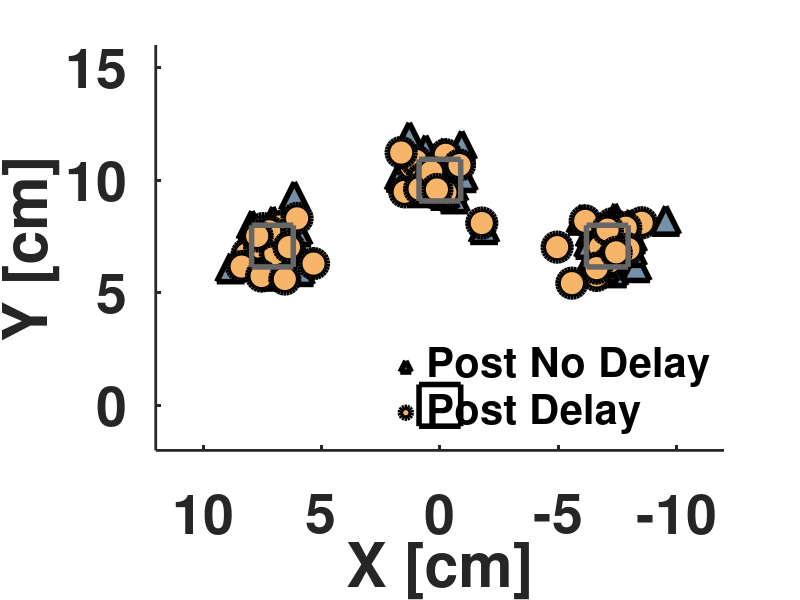
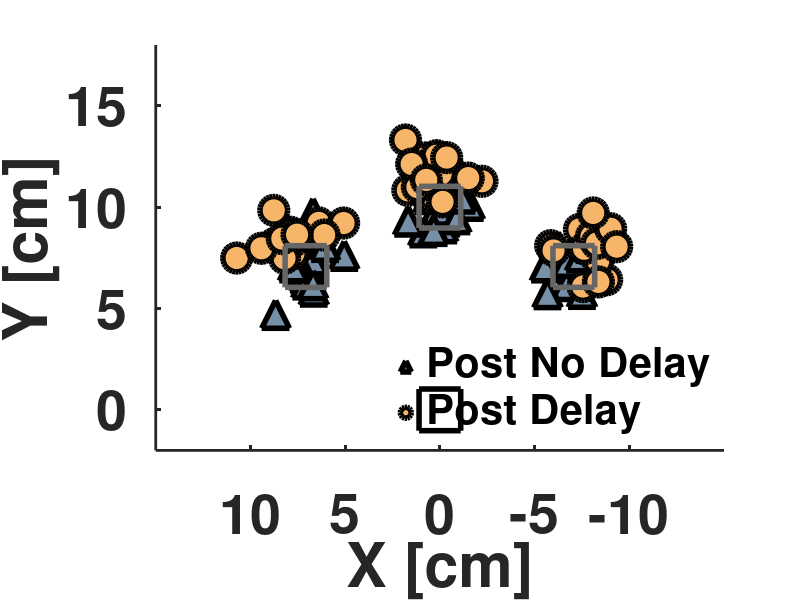
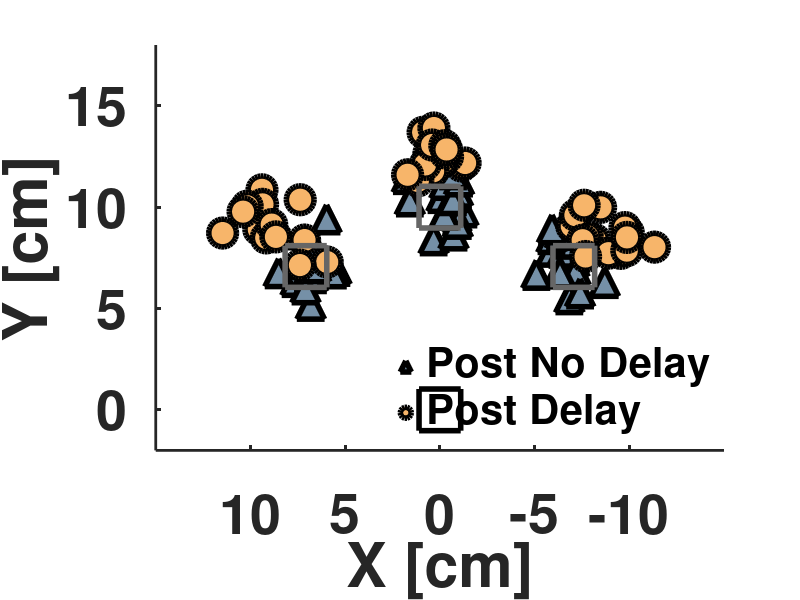
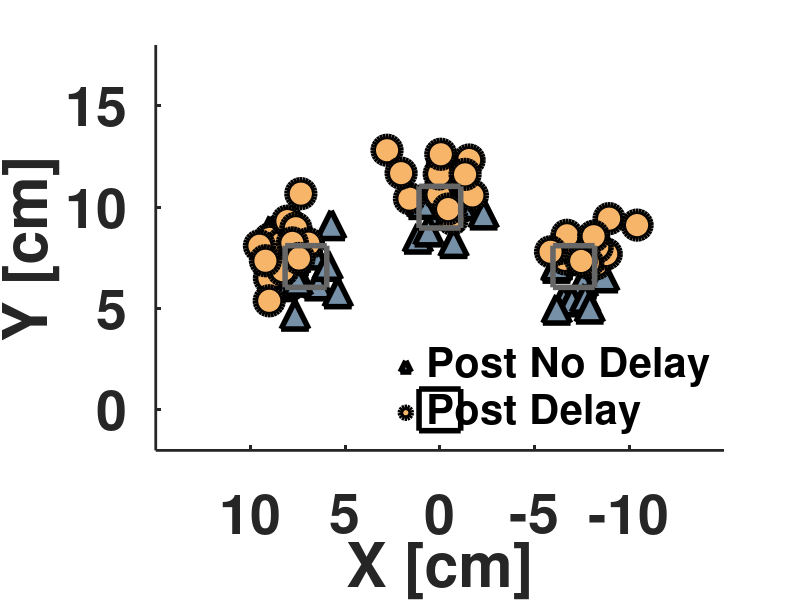

Write the MATLAB code that produced these figures, in order.
clc;
clear;
close all;

T=0.3; % movement duration
dt=0.001;
t=0:dt:T;
            
x0=0;
y0=0;

XF=[-10*cos(pi/4) 0 10*cos(pi/4)]; % Targets' x coordinates
YF=[10*cos(pi/4) 10 10*cos(pi/4)]; % Targets' y coordinates

NoiseSTD=1;
ShiftX=[-1.0607 0 1.0607]; % Spatial shift- x coordinates
ShiftY=[1.0607 1.5 1.0607]; % Spatial shift- y coordinates
for i=1:15
    for j=1:3
            xf_NoDelay=XF(j)+normrnd(0,NoiseSTD);
            yf_NoDelay=YF(j)+normrnd(0,NoiseSTD);
        
            xf=XF(j)+normrnd(0,NoiseSTD);
            yf=YF(j)+normrnd(0,NoiseSTD);
            
            % Reaching movements according to the minimum jerk model (Flash
            % and Hogan, 1985)
            Px=x0+(x0-xf)*(15*(t.^4)./T^4-6*(t.^5)./T^5-10*(t.^3)./T^3);
            Pxdot=(x0-xf)*(60*(t.^3)./T^4-30*(t.^4)./T^5-30*(t.^2)./T^3);
            Pxdot2=(x0-xf)*(180*(t.^2)./T^4-120*(t.^3)./T^5-60*t./T^3);
            
            Py=y0+(y0-yf)*(15*(t.^4)./T^4-6*(t.^5)./T^5-10*(t.^3)./T^3);
            Pydot=(y0-yf)*(60*(t.^3)./T^4-30*(t.^4)./T^5-30*(t.^2)./T^3);
            Pydot2=(y0-yf)*(180*(t.^2)./T^4-120*(t.^3)./T^5-60*t./T^3);
            
            EstTau=0.1;
            P_Pos=[x0*ones(1,EstTau/dt) sqrt(Px.^2+Py.^2)]; % paddle's estimated position
            
            % Time Representation
            DH_Pos=sqrt(Px.^2+Py.^2); % hand position
            
            % Shift Representation
            Sxf=xf+ShiftX(j);
            SPx=x0+(x0-Sxf)*(15*(t.^4)./T^4-6*(t.^5)./T^5-10*(t.^3)./T^3);
            SPxdot=(x0-Sxf)*(60*(t.^3)./T^4-30*(t.^4)./T^5-30*(t.^2)./T^3);
            SPxdot2=(x0-Sxf)*(180*(t.^2)./T^4-120*(t.^3)./T^5-60*t./T^3);
           
            Syf=yf+ShiftY(j);
            SPy=y0+(y0-Syf)*(15*(t.^4)./T^4-6*(t.^5)./T^5-10*(t.^3)./T^3);
            SPydot=(y0-Syf)*(60*(t.^3)./T^4-30*(t.^4)./T^5-30*(t.^2)./T^3);
            SPydot2=(y0-Syf)*(180*(t.^2)./T^4-120*(t.^3)./T^5-60*t./T^3);
            
            SH_Pos=sqrt(SPx.^2+SPy.^2); % hand position
            
            % Gain Representation
            g=1.2;
            GHx=g*Px;
            GHy=g*Py;
            
            GH_Pos=sqrt(GHx.^2+GHy.^2); % hand position

            % Mechanical System Representation
            EstTau=0.1;
            
            MH_x=Px+EstTau*Pxdot+(0.5*EstTau^2)*Pxdot2;
            MH_y=Py+EstTau*Pydot+(0.5*EstTau^2)*Pydot2;
            
            MH_Pos=sqrt(MH_x.^2+MH_y.^2); % hand position
            
            D.TargetNoPertub(i,j)=sqrt(xf_NoDelay^2+yf_NoDelay^2);
            D.AngleNoPertub(i,j)=atan2(yf_NoDelay,xf_NoDelay);
            D.TargetPertub(i,j)=max(P_Pos);
            D.Delay(i,j)=max(DH_Pos);
            D.Shift(i,j)=max(SH_Pos);
            D.Gain(i,j)=max(GH_Pos);
            D.Mechanical(i,j)=max(MH_Pos);
            D.Angle(i,j)=atan2(yf,xf);
            
    end
end    

i=0;
while i
    if exist(['ReachingSimulation',num2str(i),'.mat'],'file')
        i=i+1;
    else
       save(['ReachingSimulation',num2str(i),'.mat'],'D')
       i=0;
    end
end
%%
lfs=30;

set(0, 'DefaultAxesLineWidth', 2, 'DefaultAxesFontSize', 40, 'DefaultAxesFontWeight','bold',...
    'DefaultLineLineWidth', 4, 'DefaultLineMarkerSize', 15);

scrsz = [1,1,1280,800];
figPos = [scrsz(3)/8 scrsz(4)/8 scrsz(3)*4/5 scrsz(3)*3/5];

xTick=-10:5:10;
xTickLabel=10:-5:-10;
yTick=0:5:15;
yTickLabel=0:5:15;

cnd=[117 144 167]/255; % gray blue
cd=[247 181 106]/255; % light orange

% Run saved simulations (Figure 4c)
% To run new simulations remove the 'load' commands below

% Time Representation
load('ReachingSimulation_Time.mat')
figure('Position',figPos)
hold on;
axis([-12 12 -2 16])
plot(0,0,'s','color','k','linewidth',4,'markersize', 30)
for i=1:3
    P1=plot(D.TargetNoPertub(:,i).*cos(D.AngleNoPertub(:,i)),D.TargetNoPertub(:,i).*sin(D.AngleNoPertub(:,i)),'^','color','k','markerfacecolor',cnd,'markersize',20);
    P2=plot(D.Delay(:,i).*cos(D.Angle(:,i)),D.Delay(:,i).*sin(D.Angle(:,i)),'o','color','k','markerfacecolor',cd,'markersize',20);
    plot(XF(i),YF(i),'s','color',[0.4 0.4 0.4],'linewidth',4,'markersize', 30)
    set(gca,'xtick',xTick,'xticklabel',xTickLabel,'ytick',yTick,'yticklabel',yTickLabel)
end
leg=legend([P1 P2],'Post No Delay','Post Delay','location','southeast');
set(leg,'box','off','location','southeast','fontsize',lfs);
xlabel('X [cm]');
ylabel('Y [cm]');

% Spatial Shift
load('ReachingSimulation_Shift.mat')
figure('Position',figPos)
hold on;
axis([-15 15 -2 18])
plot(0,0,'s','color','k','linewidth',4,'markersize', 30)
for i=1:3
    P1=plot(D.TargetNoPertub(:,i).*cos(D.AngleNoPertub(:,i)),D.TargetNoPertub(:,i).*sin(D.AngleNoPertub(:,i)),'^','color','k','markerfacecolor',cnd,'markersize',20);
    P2=plot(D.Shift(:,i).*cos(D.Angle(:,i)),D.Shift(:,i).*sin(D.Angle(:,i)),'o','color','k','markerfacecolor',cd,'markersize',20);
    plot(XF(i),YF(i),'s','color',[0.4 0.4 0.4],'linewidth',4,'markersize', 30)
    set(gca,'xtick',xTick,'xticklabel',xTickLabel,'ytick',yTick,'yticklabel',yTickLabel)
end
leg=legend([P1 P2],'Post No Delay','Post Delay','location','southeast');
set(leg,'box','off','location','southeast','fontsize',lfs);
xlabel('X [cm]');
ylabel('Y [cm]');

% Gain
load('ReachingSimulation_Gain.mat')
figure('Position',figPos)
hold on;
axis([-15 15 -2 18])
plot(0,0,'s','color','k','linewidth',4,'markersize', 30)
for i=1:3
    P1=plot(D.TargetNoPertub(:,i).*cos(D.AngleNoPertub(:,i)),D.TargetNoPertub(:,i).*sin(D.AngleNoPertub(:,i)),'^','color','k','markerfacecolor',cnd,'markersize',20);
    P2=plot(D.Gain(:,i).*cos(D.Angle(:,i)),D.Gain(:,i).*sin(D.Angle(:,i)),'o','color','k','markerfacecolor',cd,'markersize',20);
    plot(XF(i),YF(i),'s','color',[0.4 0.4 0.4],'linewidth',4,'markersize', 30)
    set(gca,'xtick',xTick,'xticklabel',xTickLabel,'ytick',yTick,'yticklabel',yTickLabel)
end
leg=legend([P1 P2],'Post No Delay','Post Delay','location','southeast');
set(leg,'box','off','location','southeast','fontsize',lfs);
xlabel('X [cm]');
ylabel('Y [cm]');

% Mechanical System
load('ReachingSimulation_Mech.mat')
figure('Position',figPos)
hold on;
axis([-15 15 -2 18])
plot(0,0,'s','color','k','linewidth',4,'markersize', 30)
for i=1:3
    P1=plot(D.TargetNoPertub(:,i).*cos(D.AngleNoPertub(:,i)),D.TargetNoPertub(:,i).*sin(D.AngleNoPertub(:,i)),'^','color','k','markerfacecolor',cnd,'markersize',20);
    P2=plot(D.Mechanical(:,i).*cos(D.Angle(:,i)),D.Mechanical(:,i).*sin(D.Angle(:,i)),'o','color','k','markerfacecolor',cd,'markersize',20);
    plot(XF(i),YF(i),'s','color',[0.4 0.4 0.4],'linewidth',4,'markersize', 30)
    set(gca,'xtick',xTick,'xticklabel',xTickLabel,'ytick',yTick,'yticklabel',yTickLabel)
end
leg=legend([P1 P2],'Post No Delay','Post Delay','location','southeast');
set(leg,'box','off','location','southeast','fontsize',lfs);
xlabel('X [cm]');
ylabel('Y [cm]');
